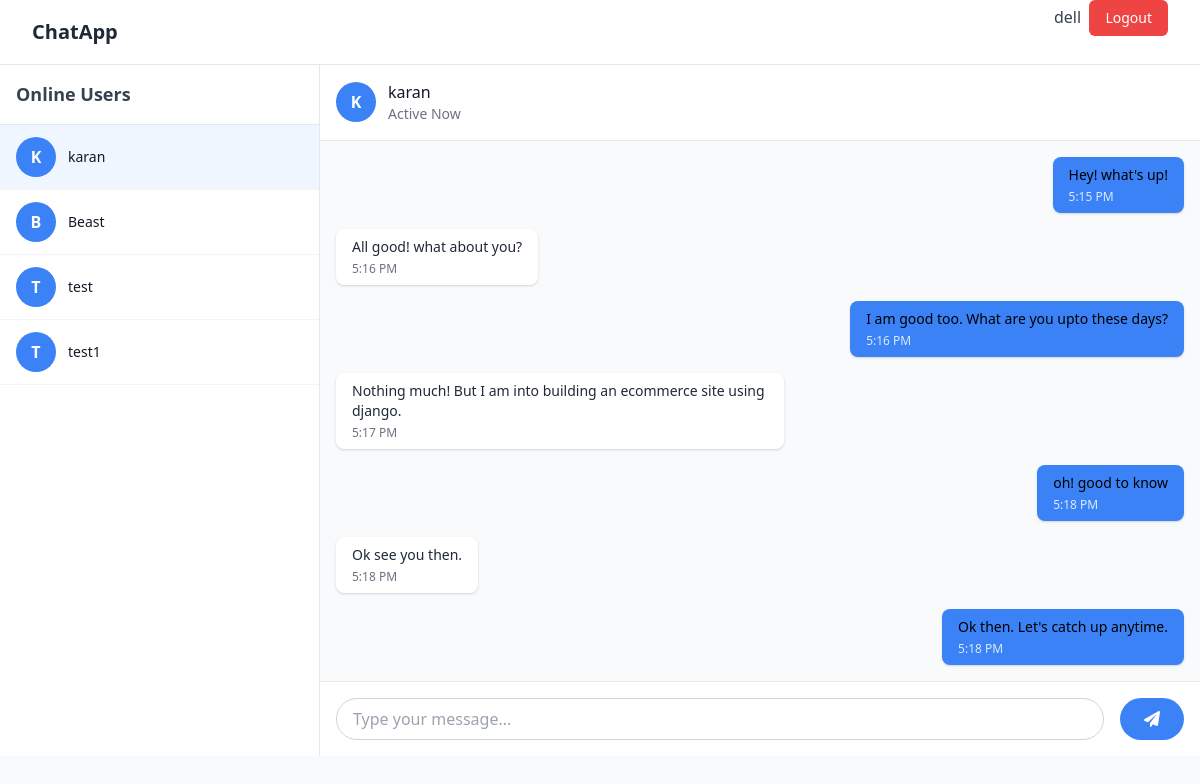
The page /chat/chat/karan/ (signed in) on the database its author committed.
### chat/models.py (models this page shows, shortened)
class ChatMessage(models.Model):
    sender = models.ForeignKey(User, related_name='sent_messages', on_delete=models.CASCADE)
    receiver = models.ForeignKey(User, related_name='received_messages', on_delete=models.CASCADE)
    message = models.TextField()
    timestamp = models.DateTimeField(auto_now_add=True)
    is_read = models.BooleanField(default=False)
    class Meta:
        ordering = ['timestamp']

### chat/views.py (the view)
# urls.py: path('chat/<str:username>/', views.chat_room, name='chat_room'),
@login_required
def chat_room(request, username):
    users = User.objects.exclude(id=request.user.id)
    other_user = User.objects.get(username=username)
    messages = ChatMessage.objects.filter(
        (Q(sender=request.user, receiver=other_user)) | (Q(sender=other_user, receiver=request.user))
    ).order_by('timestamp')
    return render(request, 'chat/room.html', {
        'other_user': other_user,
        'messages': messages,
        'users': users,
    })

### chat/templates/chat/room.html (shortened to what this page needs)
{% extends 'base.html' %}
{% load static %}
{% block content %}
<div class="flex h-[calc(100vh-4rem)]">
    <div class="w-80 bg-white border-r border-gray-200 flex flex-col">
        <div class="p-4 border-b border-gray-200">
            <h2 class="text-lg font-semibold text-gray-700">Online Users</h2>
        </div>
        <div class="flex-1 overflow-y-auto">
            {% for user in users %}
            <a href="{% url 'chat_room' user.username %}"
               class="flex items-center px-4 py-3 hover:bg-gray-50 transition duration-150 border-b border-gray-100 {% if user == other_user %}bg-blue-50{% endif %}">
                <div class="w-10 h-10 bg-blue-500 rounded-full flex items-center justify-center text-white font-semibold">
                    {{ user.username|make_list|first|upper }}
                </div>
                <div class="ml-3">
                    <p class="text-sm font-medium text-gray-900">{{ user.username }}</p>
                </div>
            </a>
            {% endfor %}
        </div>
    </div>
    <div class="flex-1 flex flex-col bg-gray-50">
        <div class="bg-white border-b border-gray-200 p-4 flex items-center">
            <div class="w-10 h-10 bg-blue-500 rounded-full flex items-center justify-center text-white font-semibold">
                {{ other_user.username|make_list|first|upper }}
            </div>
            <div class="ml-3">
                <p class="font-medium text-gray-900">{{ other_user.username }}</p>
                <p class="text-sm text-gray-500">Active Now</p>
            </div>
        </div>
        <div id="chat-messages" class="flex-1 overflow-y-auto p-4 space-y-4">
            {% if messages %}
            {% for message in messages %}
                <div class="flex {% if message.sender == request.user %}justify-end{% endif %}">
                    <div class="max-w-xs lg:max-w-md {% if message.sender == request.user %}bg-blue-500 text-black{% else %}bg-white text-gray-800{% endif %} rounded-lg px-4 py-2 shadow">
                        <p class="text-sm">{{ message.message }}</p>
                        <p class="text-xs mt-1 {% if message.sender == request.user %}text-blue-100{% else %}text-gray-500{% endif %}">
                            {{ message.timestamp|date:"g:i A" }}
                        </p>
                    </div>
                </div>
            {% endfor %}
            {% else %}
                <p>Let's start a conversation!</p>
            {% endif %}
        </div>
        <div class="bg-white border-t border-gray-200 p-4">
            <form id="chat-form" class="flex space-x-4">
                <input type="text" id="chat-message-input"
                       class="flex-1 rounded-full border border-gray-300 px-4 py-2 focus:outline-none focus:border-blue-500"
                       placeholder="Type your message...">
                <button title="button" type="submit" class="bg-blue-500 hover:bg-blue-600 text-white rounded-full px-6 py-2 transition duration-150">
                    <i class="fa fa-paper-plane"></i>
                </button>
            </form>
        </div>
    </div>
</div>
{% endblock %}

### templates/base.html (shortened to what this page needs)
<!DOCTYPE html>
<html lang="en">
<head>
    <link href="https://cdnjs.cloudflare.com/ajax/libs/tailwindcss/2.2.19/tailwind.min.css" rel="stylesheet">
    <link href="https://cdnjs.cloudflare.com/ajax/libs/font-awesome/6.0.0/css/all.min.css" rel="stylesheet">
</head>
<body class="bg-gray-50">
    <header>{% include 'navbar.html' %}</header>
    <main>
        <div class="pt-16">
        {% block content %} {% endblock %}
        </div>
    </main>
</body>
</html>

### templates/navbar.html (shortened to what this page needs)
<nav class="bg-white border-b border-gray-200 fixed w-full z-50">
    <div class="max-w-7xl mx-auto px-4 sm:px-6 lg:px-8">
        <div class="flex justify-between h-16">
            <div class="flex items-center">
                <span class="text-xl font-bold text-gray-800">ChatApp</span>
            </div>
            {% if user.is_authenticated %}
            <form method="post" action="{% url 'logout' %}">
                <span class="text-gray-700">{{ user.username }}</span>&nbsp;
                <button type="submit" class="bg-red-500 hover:bg-red-600 text-white px-4 py-2 rounded-md text-sm font-medium transition duration-150">
                    Logout
                </button>
            </form>
            {% endif %}
        </div>
    </div>
</nav>

### rows shown on the page
ChatMessage: message "Hey! what's up!", timestamp "5:15 PM"
ChatMessage: message "All good! what about you?", timestamp "5:16 PM"
ChatMessage: message "I am good too. What are you upto these days?", timestamp "5:16 PM"
ChatMessage: message "Nothing much! But I am into building an ecommerce site using django.", timestamp "5:17 PM"
ChatMessage: message "oh! good to know", timestamp "5:18 PM"
ChatMessage: message "Ok see you then.", timestamp "5:18 PM"
ChatMessage: message "Ok then. Let's catch up anytime.", timestamp "5:18 PM"

### other values the page prints
{{ user.username }} "dell"
{{ user.username|make_list|first|upper }} "K"
{{ user.username }} "karan"
{{ user.username|make_list|first|upper }} "B"
{{ user.username }} "Beast"
{{ user.username|make_list|first|upper }} "T"
{{ user.username }} "test"
{{ user.username }} "test1"
{{ other_user.username|make_list|first|upper }} "K"
{{ other_user.username }} "karan"
